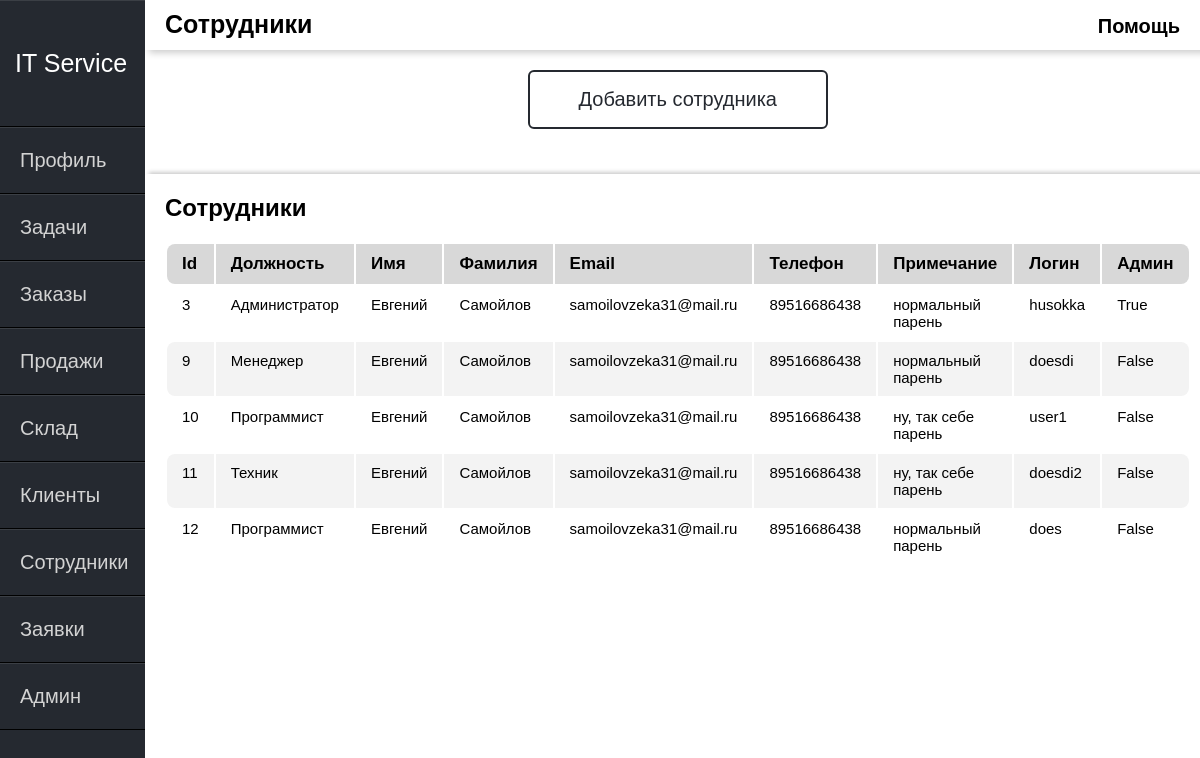
The page /staff/ (signed in) on the database as committed earlier.
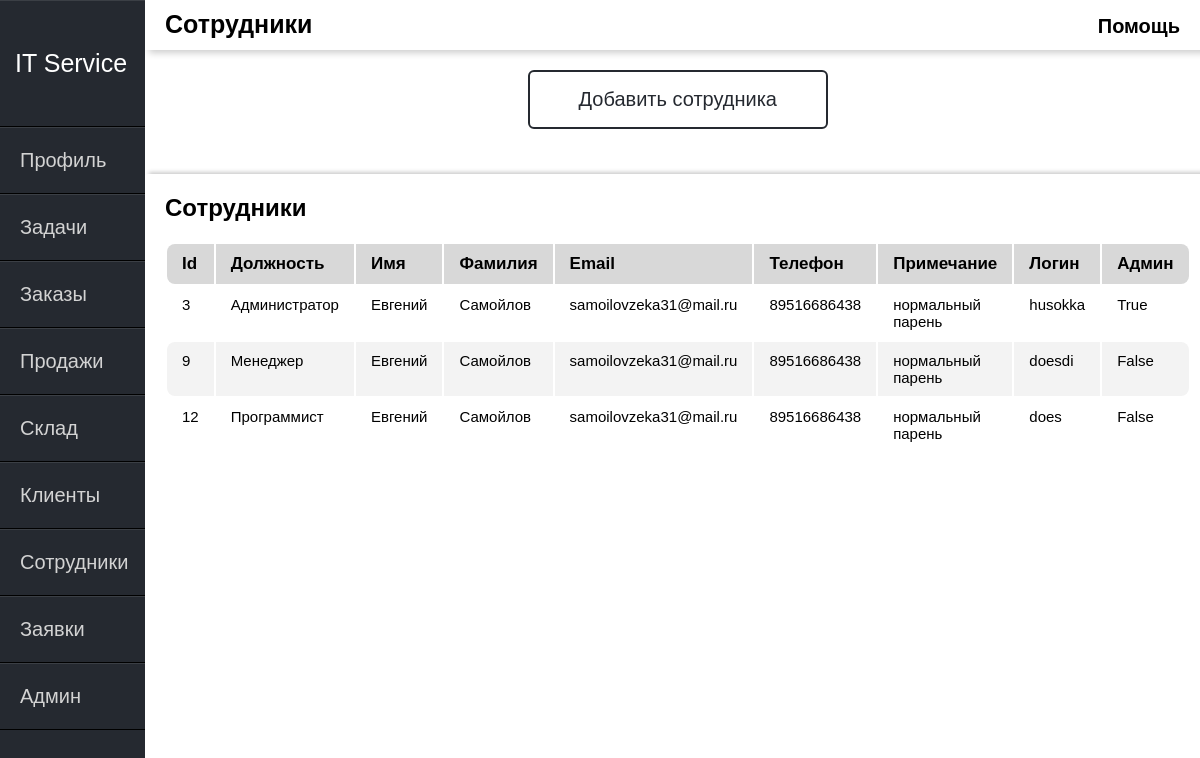
The same page on the database as committed later.
### itservice/models.py (models this page shows)
class users(AbstractUser):
    Type = (
        ('Администратор', 'Администратор'),
        ('Техник', 'Техник'),
        ('Программист', 'Программист'),
        ('Менеджер', 'Менеджер')
    )
    user_phone = models.CharField(max_length=40, verbose_name="Номер телефона")
    user_note = models.CharField(max_length=50, verbose_name="Примечание")
    user_time = models.DateField(default=date.today, verbose_name="Дата начала работы")
    user_photo = models.ImageField(upload_to="photos/%y/%m/%d/", verbose_name="Фото сотрудника")
    user_role = models.CharField(max_length=50, choices=Type, default='Программист', verbose_name="Должность")
    class Meta:
        verbose_name = "Пользователи"
        verbose_name_plural = "Пользователи"

### itservice/views.py (the view)
# urls.py: path('staff/', views.st, name="staff"),
def st(request):
    us = users.objects.all()
    return render(request, 'itservice/staff.html', {'us': us})

### itservice/templates/itservice/staff.html
{% extends 'itservice/main.html' %}
{% block content %}
<div class="header-name">
    Сотрудники
</div>
 <div class="help">
    <span class="tooltip" data-title="Это окно сотрудников.
    Администратор или менеджер могут просматривать сотрудников.">Помощь</span>
 </div>
{% endblock %}
{% block content1 %}
<div class="main-window">
    <button class="btn" id=""><a href="{% url 'staff-add' %}">Добавить сотрудника</a></button>
<div class="ok"></div>
<div class="warpper">
  <div class="panels">
      <div class="panel-title">Сотрудники</div>
      <table class="table">
        <thead>
        <tr>
            <th>Id</th>
            <th>Должность</th>
            <th>Имя</th>
            <th>Фамилия</th>
            <th>Email</th>
            <th>Телефон</th>
            <th>Примечание</th>
            <th>Логин</th>
            <th>Админ</th>
        </tr>
        </thead>
        <tbody>
        {% for u in us%}
        <tr>
            <td>{{u.id}}</td>
            <td>{{u.user_role}}</td>
            <td>{{u.first_name}}</td>
            <td>{{u.last_name}}</td>
            <td>{{u.email}}</td>
            <td>{{u.user_phone}}</td>
            <td>{{u.user_note}}</td>
            <td>{{u.username}}</td>
            <td>{{u.is_superuser}}</td>
        </tr>
        {% endfor %}
        </tbody>
      </table>
    </div>
  </div>
</div>
{% endblock %}

Rows that differ between the two databases and show on the page:
removed users: id "10", user_role "Программист", first_name "Евгений", last_name "Самойлов", email "samoilovzeka31@mail.ru", user_phone "89516686438", user_note "ну, так себе парень", username "user1", is_superuser "False"
removed users: id "11", user_role "Техник", first_name "Евгений", last_name "Самойлов", email "samoilovzeka31@mail.ru", user_phone "89516686438", user_note "ну, так себе парень", username "doesdi2", is_superuser "False"
